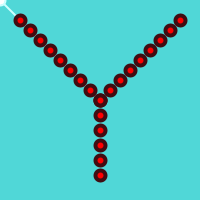
Frame 1 (no input)
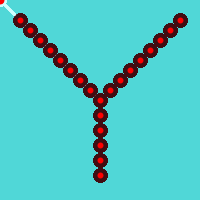
Frame 60 (the mouse pressed at the canvas centre just before this capture)
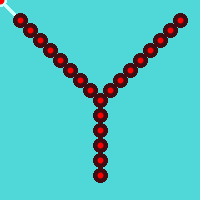
Frame 120 (the mouse held since frame 60 and released just before this capture)

The Processing sketch that drew these frames (run headless with seeded random() and noise(); from frame 60 on, the mouse is pressed at the canvas centre):

// Processing sketch: processing_186331
// ── processing_186331.pde


int column1;
int column2;
int column3;
int amount;
int increment = 10;

void setup(){

  size(200,200);
  background(80,215,215);
  
    
 column1 = 2;
 column2 = 6;
 column3 = 10;
 
println((column1 + column2 + column3)/3);

amount = ((column1 + column2 + column3)/3); 

}


void draw(){
  
drawLines(20+increment*8,20+increment*8,mouseX,mouseY);
drawDots1(20,20,10,10);
drawDots2(180,20,10,10);
drawDots3(180,20,10,10);

}
  

//diagnal left dots 
void drawDots1( int x , int y , int eH , int eW){
  strokeWeight(4);
  stroke(64,13,18);
  fill(255,0,0);
  ellipse(x,y,eH,eW);
  ellipse(x+increment,y+increment,eH,eW);
  ellipse(x+increment*2,y+increment*2,eH,eW);
  ellipse(x+increment*3,y+increment*3,eH,eW);
   ellipse(x+increment*4,y+increment*4,eH,eW);
    ellipse(x+increment*5,y+increment*5,eH,eW);
     ellipse(x+increment*6,y+increment*6,eH,eW);
      ellipse(x+increment*7,y+increment*7,eH,eW);
       ellipse(x+increment*8,y+increment*8,eH,eW);
       
}


//diagnal right dots 
void drawDots2( int x , int y , int eH , int eW){
  strokeWeight(4);
  stroke(64,13,18);
  fill(255,0,0);
  ellipse(x,y,eH,eW);
  ellipse(x-increment,y+increment,eH,eW);
  ellipse(x-increment*2,y+increment*2,eH,eW);
  ellipse(x-increment*3,y+increment*3,eH,eW);
   ellipse(x-increment*4,y+increment*4,eH,eW);
    ellipse(x-increment*5,y+increment*5,eH,eW);
     ellipse(x-increment*6,y+increment*6,eH,eW);
      ellipse(x-increment*7,y+increment*7,eH,eW);
       ellipse(x-increment*8,y+increment*8,eH,eW);
       
}

//bottom bar of dots
void drawDots3( int x , int y , int eH , int eW){
  strokeWeight(4);
  stroke(64,13,18);
  fill(255,0,0);
  ellipse(x-increment*8,y+increment*8,eH,eW);
  ellipse(x-increment*8,y+increment*8+15,eH,eW);
  ellipse(x-increment*8,y+increment*8+2*15,eH,eW);   
  ellipse(x-increment*8,y+increment*8+3*15,eH,eW); 
  ellipse(x-increment*8,y+increment*8+4*15,eH,eW);  
  ellipse(x-increment*8,y+increment*8+5*15,eH,eW); 
}




void drawLines( int x, int y, int xEnd, int yEnd){
  strokeWeight(2);
  stroke(205,255,255);
  line(x,y, xEnd, yEnd);
   ellipse(xEnd,yEnd,10,10);
}
